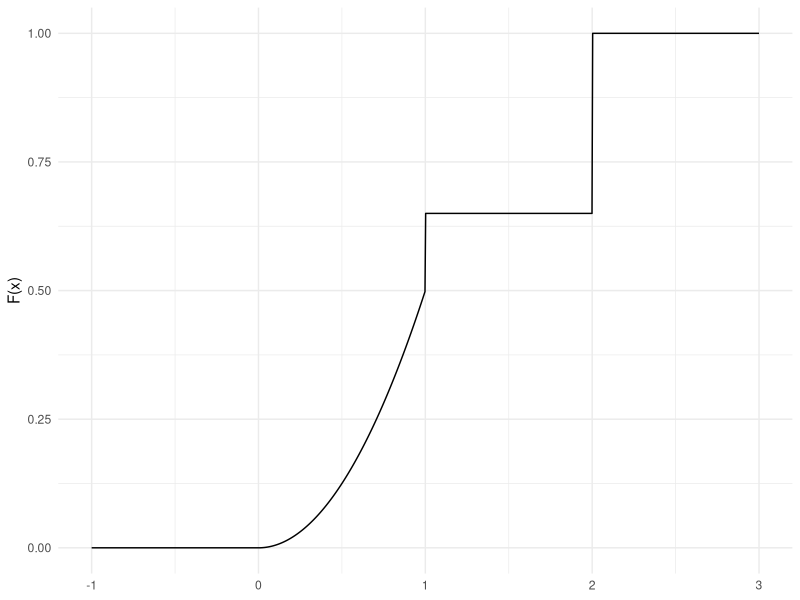

Generate this figure with R:
library(ggplot2)
library(dplyr)

cdf <- function(x, p) {
  case_when(
    x < 0 ~ 0,
    x < 1 ~ x^2 / 2,
    x < 2 ~ 1 / 2 + p / 2,
    TRUE  ~ 1
  )
}

ggplot() +
  geom_function(fun = cdf, args = list(p = 0.3), n = 1000) +
  xlim(-1, 3) +
  theme_minimal() +
  labs(
    y="F(x)"
  )
